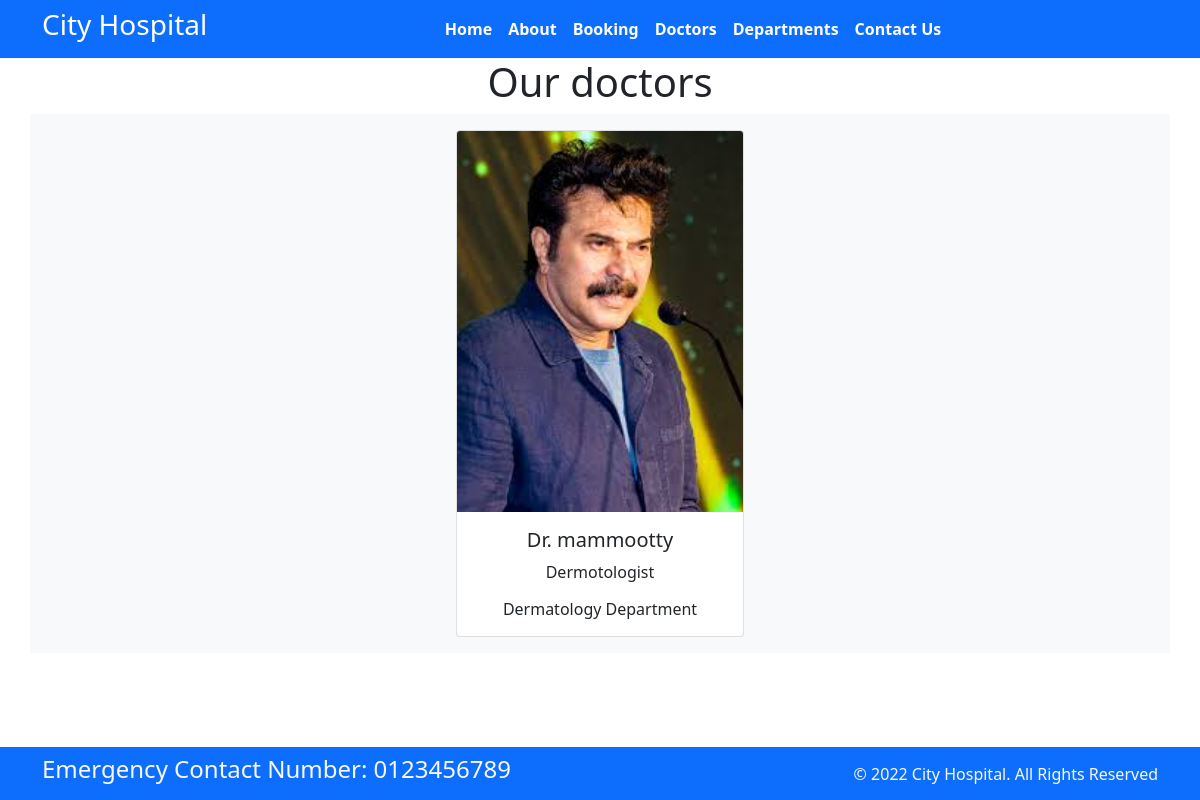
The app's page /doctors/, older data.
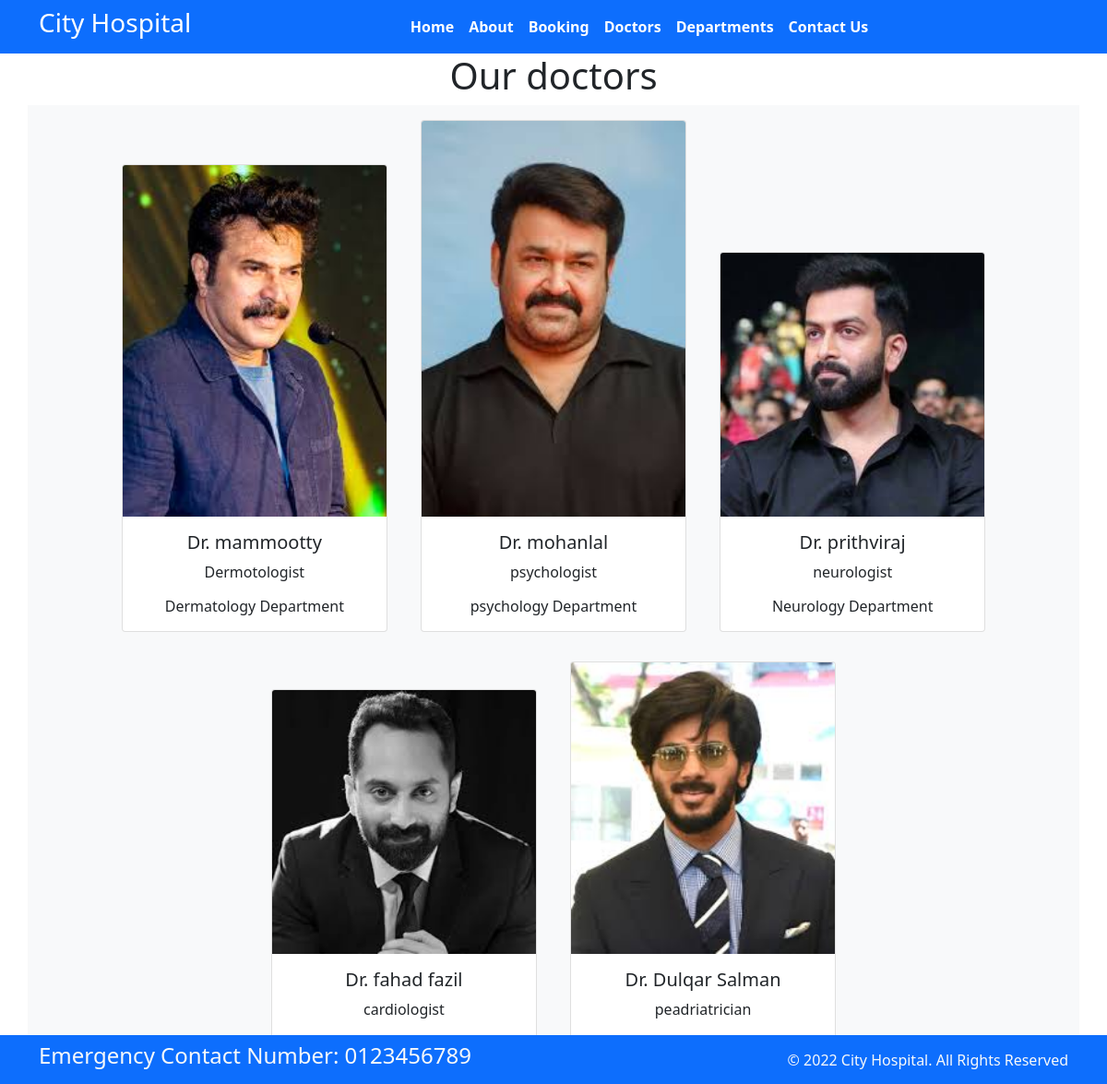
The same page, newer data.
### home/models.py (models this page shows, shortened)
class Doctors(models.Model):
    doc_name = models.CharField(max_length=225)
    doc_spec = models.CharField(max_length=225)
    dep_name = models.ForeignKey(Departments,on_delete=models.CASCADE)
    doc_image = models.ImageField(upload_to='doctors')

class Departments(models.Model):
    dep_name = models.CharField(max_length=100)
    dep_decription =models.TextField()
    def __str__(self):
        return self.dep_name

### home/views.py (the view)
# urls.py: path('doctors/',views.doctors, name="doctors"),
def doctors(request):
    dicts_docs = {
        'doctors':Doctors.objects.all()
    }
    return render(request,'doctors.html',dicts_docs)

### templates/doctors.html (shortened to what this page needs)
{% extends "base.html" %}
{% block content %}
<h1 class="text-center">Our doctors</h1>
<div class="container text-center bg-light">
    {% for d in doctors %}
        <div class="card text-center mx-3 my-3" style="width: 18rem; display:inline-block">
  <img src="{{d.doc_image.url}}" class="card-img-top" alt="...">
  <div class="card-body">
    <h5 class="card-title">Dr. {{d.doc_name}}</h5>
    <p class="card-text">{{d.doc_spec}}</p>
    <h6 class="card-text">{{d.dep_name}} Department</h6>
  </div>
</div>
    {% endfor %}
</div>
{% endblock  %}

### templates/base.html (shortened to what this page needs)
{% load static %}
<!DOCTYPE html>
<html>
  <head>
    <link rel="stylesheet"
      href=" https://cdn.jsdelivr.net/npm/bootstrap@5.1.3/dist/css/bootstrap.min.css ">
    <link rel="stylesheet"
      href="https://use.fontawesome.com/releases/v5.2.0/css/all.css">
      <link rel="stylesheet"  href="{% static '/css/style.css'%}">
  </head>
  <body>
    <nav class="navbar bg-primary navbar-expand-md ">
      <div class="container">
        <div class="col-2 text-left pl-md-0">
          <h3 class="text-white"> City Hospital </h3>
        </div>
        <div
          class="collapse navbar-collapse justify-content-center col-md-8 navbar-collapse-3">
          <ul class="navbar-nav justify-content-center  fw-bold">
            <li class="nav-item active">
              <a class="nav-link text-white" href="{%url 'home'%}">Home </a>
            </li>
            <li class="nav-item">
              <a class="nav-link text-white" href="{%url 'about'%}">About</a>
            </li>
            <li class="nav-item">
              <a class="nav-link text-white" href="{%url 'booking'%}">Booking</a>
            </li>
            <li class="nav-item">
              <a class="nav-link text-white" href="{%url 'doctors'%}">Doctors</a>
            </li>
			 <li class="nav-item">
              <a class="nav-link text-white" href="{%url 'department'%}">Departments</a>
            </li>
            <li class="nav-item">
              <a class="nav-link text-white" href="{%url 'contact'%}">Contact Us</a>
            </li>
          </ul>
        </div>
      </div>
    </nav>
{% block content %}{% endblock  %}
    <section class="fixed-bottom">
      <footer class="pt-2 pb-2  bg-primary text-light">
        <div class="container">
          <div class="row align-items-center">
            <div class="col-12 col-md-8">
              <h4>Emergency Contact Number: 0123456789</h4>
            </div>
            <div class="col-12 col-md-4 mt-4 mt-md-0 text-center text-md-end">
              © 2022 City Hospital. All Rights Reserved
            </div>
          </div>
        </div>
      </footer>
    </section>
  </body>
</html>

Row changes from the older to the newer data that the page shows:
added Doctors: doc_image (picture), doc_name "mohanlal", doc_spec "psychologist", dep_name "psychology"
added Doctors: doc_image (picture), doc_name "prithviraj", doc_spec "neurologist", dep_name "Neurology"
added Doctors: doc_image (picture), doc_name "fahad fazil", doc_spec "cardiologist"
added Doctors: doc_image (picture), doc_name "Dulqar Salman", doc_spec "peadriatrician"
